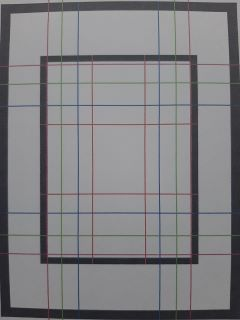
#> input picture Prueba_1.jpeg, 240 x 320 px, found by its file name
$ jupyter execute Tarea1.ipynb
#> lines starting #> are read from the running program, lines starting #| are printed output that depends on the picture; after the words box and inside, x2 and y2 are one past the last pixel; in counts of white or black regions, pixels touching at a corner belong together; long printed decimals are rounded
# Tarea Parcial Evaluable Número 1: Principios de Imágen

[cell 1]
#Importar las librerías por utilizar
import os
import matplotlib.pyplot as plt
import matplotlib.image as mpimg
import numpy as np
import skimage
from skimage import io
from skimage.filters import threshold_otsu,sobel,sobel_v,sobel_h

#Obtener la direccion de las imagenes
path = os.getcwd()

[cell 2]
imagen= io.imread(path +r'\Prueba_1.jpeg',True)
#> imagen: shape (320, 240) float64; min 0.0929, max 0.687, mean 0.505

plt.figure(figsize=(15,10))
plt.imshow(imagen,cmap='gray')
plt.title("Imagen")
plt.show()

[cell 3]
histogram, bin_edges = np.histogram(imagen, bins=256, range=(0, 1))
#> histogram = 256 values, max 3187 at index 157, min 0 at index 0, mean 300; bin_edges = 257 values from 0 to 1
plt.title("Histograma en escala de grises")
plt.xlabel("Valor del gradiente")
plt.ylabel("Numero de pixeles")
plt.xlim([0.0, 1.0])
plt.plot(bin_edges[0:-1], histogram)
plt.show()
#> figure, not shown here; curve peaks at x = 0.613, y = 3187

[cell 4]
thresh = threshold_otsu(imagen)
#> thresh = 0.407
print (thresh)
#| 0.4073
binary = imagen > thresh
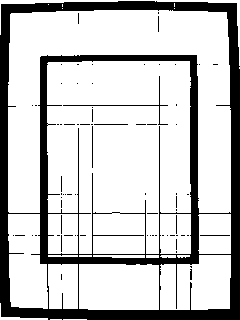
#> binary: shape (320, 240) bool; 78.4% white; 73 black regions (67 under 20 px), largest, box (x1, y1, x2, y2) and area: (0, 1, 240, 320) 15990, (63, 76, 168, 125) 162, (92, 126, 93, 168) 42, (94, 124, 128, 125) 34, (200, 235, 230, 236) 30, (190, 269, 192, 280) 21
plt.figure(figsize=(15,10))
plt.title("Imagen binarizada")
plt.imshow(binary, cmap='gray')
plt.show()

[cell 5]
streched = skimage.exposure.rescale_intensity(imagen, in_range=(0.1,0.7), out_range=(0, 1))
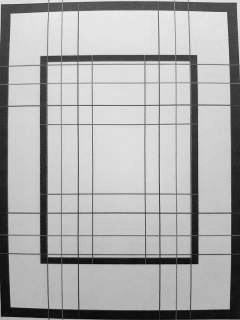
#> streched: shape (320, 240) float64; min 0, max 0.978, mean 0.676
plt.figure(figsize=(15,10))
plt.title("Imagen stretched")
plt.imshow(streched, cmap='gray')
plt.show()

[cell 6]
histogram, bin_edges = np.histogram(streched, bins=256, range=(0, 1))
#> histogram = 256 values, max 2426 at index 220, min 0 at index 2, mean 300
plt.title("Histograma en escala de grises")
plt.xlabel("Valor del gradiente")
plt.ylabel("Numero de pixeles")
plt.ylim([0.0, 3000])
plt.xlim([0.0, 1.0])
plt.plot(bin_edges[0:-1], histogram)
plt.show()
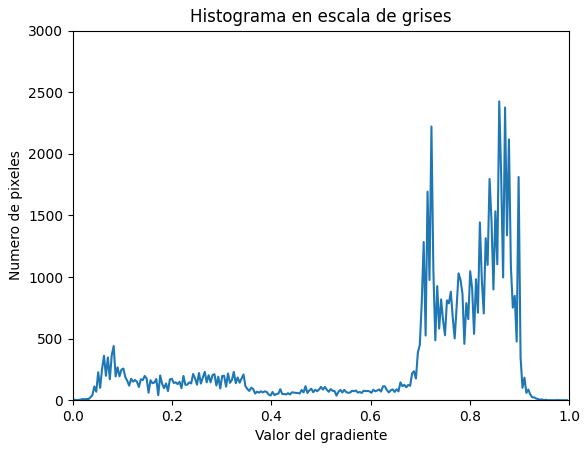
#> figure drawn by matplotlib, 1 panel; curve peaks at x = 0.859, y = 2426

[cell 7]
thresh = threshold_otsu(streched)
#> thresh = 0.514
print (thresh)
#| 0.5138
binary_str = streched > thresh
#> binary_str: shape (320, 240) bool; 78.4% white; 78 black regions (73 under 20 px), largest, box (x1, y1, x2, y2) and area: (0, 1, 240, 320) 16027, (63, 76, 168, 125) 162, (92, 126, 93, 168) 42, (94, 124, 129, 125) 35, (200, 235, 230, 236) 30
plt.figure(figsize=(15,10))
plt.title("Imagen binarizada")
plt.imshow(binary_str, cmap='gray')
plt.show()

Idea: ir recorriendo cada columna de izq a derecha hasta encontrar un pixel de negro y luego ir sobre la misma fila de atras para adelante buscando el primer pixel negro, que representa el ultimo pixel negro, y calcular la distancia horizontal entre ellos, es decir el ancho

[cell 8]
def dist_pxl(image):
    v,h = image.shape
#> v = 320; h = 240
    c1 = 0
    c2 = 0
    found = False
    for col in range(h):
        for row in range(v):
            if found == False and image[row][col] == True:
                c1 = col
                found = True
                break
        if found == True:
            break
#> after the loop, c1 = 0; found = True
    found = False
    for col in range(1,h):
        for row in range(0,v):
            if found == False and image[row][-col] == True:
                c2 = h-col
                found = True
                break
        if found == True:
            break
#> after the loop, c2 = 239; found = True
    if found == True:
        return c2-c1+1
    else:
        return 0

[cell 9]
m =np.array([
    [0,0,0,0,0],
    [0,0,0,0,0],
    [0,0,0,0,0],
    [0,0,0,0,0]])
dist_pxl(binary)
#> Out = 240

[cell 10]
def size_obj(image,work_dist):
#> called with work_dist = 108
    sensor_size_h = 4.2
    focal_dist = 3.31
    pxl_dist = dist_pxl(image)
#> pxl_dist = 240
    sens_res_h = sensor_size_h/320
    dist_sens = pxl_dist*sens_res_h
#> dist_sens = 3.15
    width = work_dist*dist_sens/focal_dist
#> width = 102.8
    return round(width,1)

Corregir algunos valores para que los valores sean de ancho

[cell 11]
size_obj(binary_str,108)
#> Out = 102.8

[cell 12]
def binarize(image,thresh=0):
    if thresh==0:
        thresh = threshold_otsu(image)
    binary = image > thresh
    return binary

[cell 13]
IMG_VER= io.imread(path +r'\IMG_VERDE.jpeg',True)
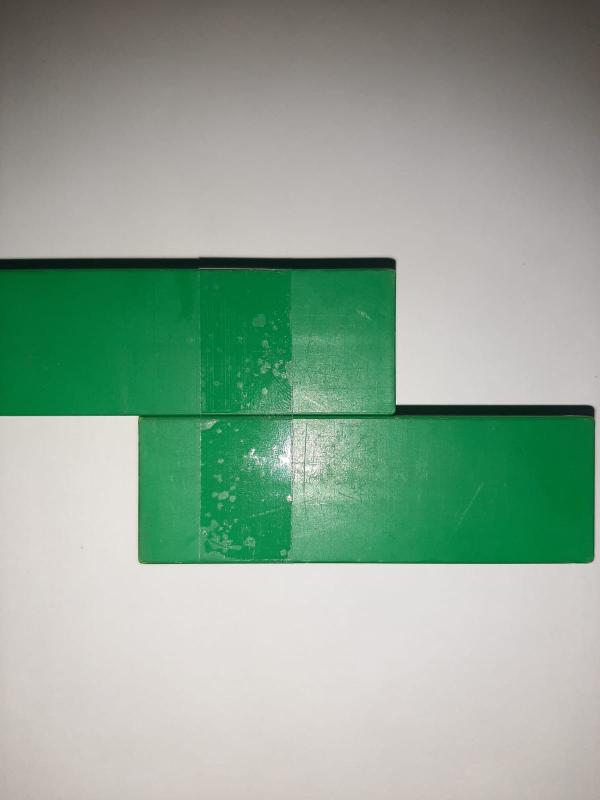
#> input picture IMG_VERDE.jpeg, 1200 x 1600 px, found by its file name (shown at 1/2 size)
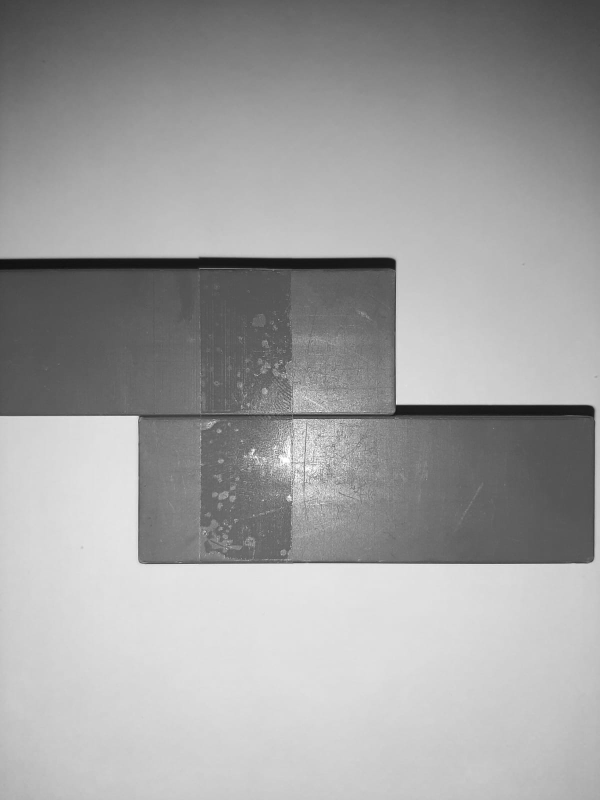
#> IMG_VER: shape (1600, 1200) float64 (shown at 1/2 size); min 0.0642, max 1, mean 0.629

plt.figure(figsize=(15,10))
plt.imshow(IMG_VER,cmap='gray')
plt.title("Imagen")
plt.show()

[cell 14]
VER_bin_sob = binarize(sobel(IMG_VER))
#> in binarize, `thresh = threshold_otsu(image)`: thresh = 0.0754
#> in binarize, `binary = image > thresh`: binary: shape (1600, 1200) bool; 2.7% white; 1917 white regions (1793 under 20 px), largest, box (x1, y1, x2, y2) and area: (337, 719, 840, 1112) 25840, (0, 512, 1192, 1130) 14604, (399, 837, 454, 863) 273
plt.figure(figsize=(15,10))
plt.title("Imagen binarizada")
plt.imshow(VER_bin_sob, cmap='gray')
plt.show()

[cell 15]
size_VER = size_obj(VER_bin_sob,118)
#> size_VER = 557.7
print(size_VER)
#| 557.7

[cell 16]
IMG_ROSA= io.imread(path +r'\IMG_ROSA.jpeg',True)
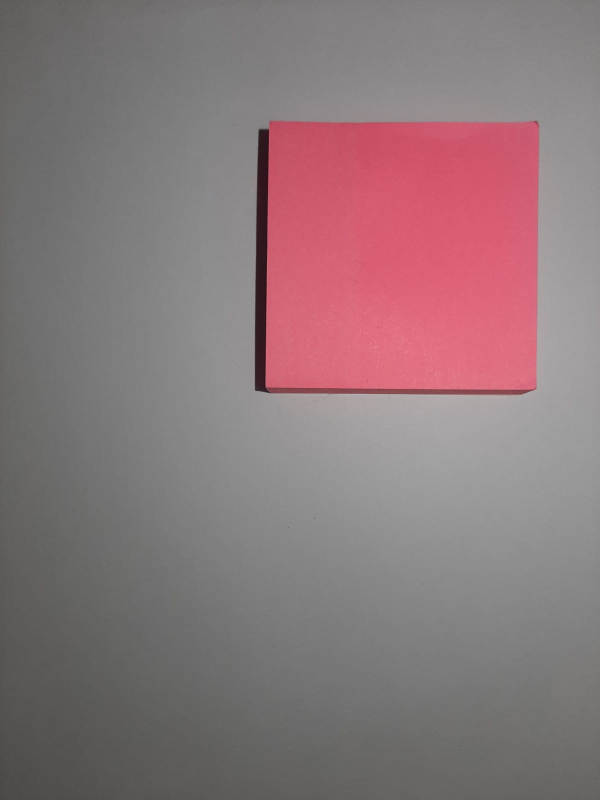
#> input picture IMG_ROSA.jpeg, 1200 x 1600 px, found by its file name (shown at 1/2 size)
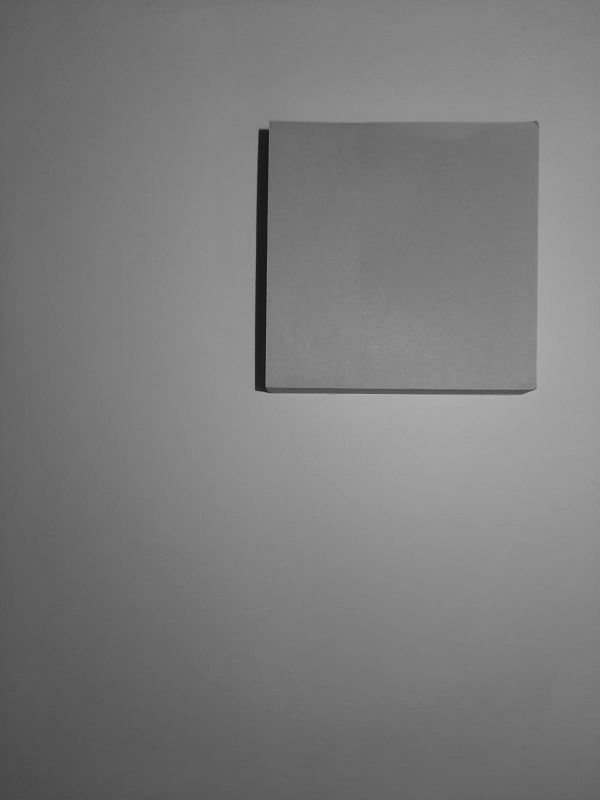
#> IMG_ROSA: shape (1600, 1200) float64 (shown at 1/2 size); min 0.0532, max 0.739, mean 0.484

plt.figure(figsize=(15,10))
plt.imshow(IMG_ROSA,cmap='gray')
plt.title("Imagen")
plt.show()

[cell 17]
ROSA_bin_sob = binarize(sobel(IMG_ROSA))
#> in binarize (call 2), `binary = image > thresh`: binary: shape (1600, 1200) bool; 0.26% white in thin lines or dots, all inside (x1, y1, x2, y2) = (508, 241, 1078, 1055)
plt.figure(figsize=(15,10))
plt.title("Imagen binarizada")
plt.imshow(ROSA_bin_sob, cmap='gray')
plt.show()

[cell 18]
size_ROSA = size_obj(ROSA_bin_sob,119)
#> size_ROSA = 269
print(size_ROSA)
#| 269.0

[cell 19]
IMG_AZ= io.imread(path +r'\IMG_AZUL.jpeg',True)
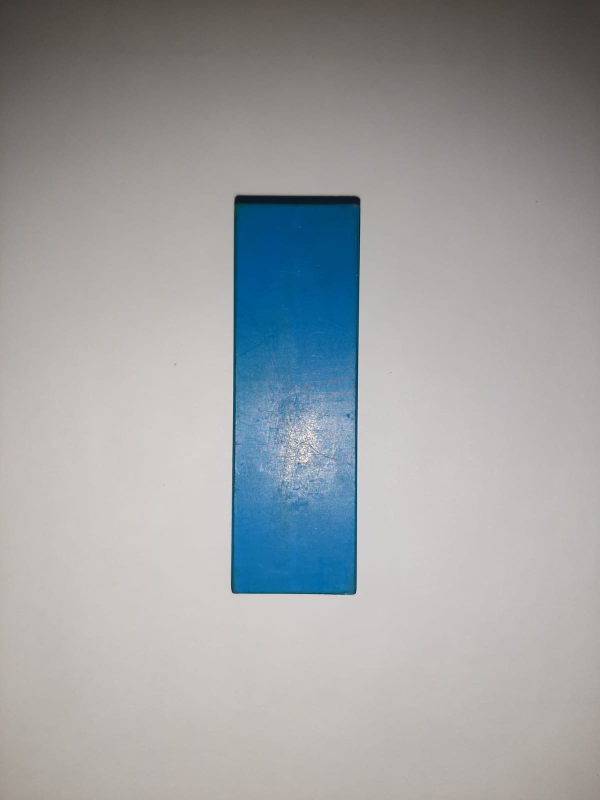
#> input picture IMG_AZUL.jpeg, 1200 x 1600 px, found by its file name (shown at 1/2 size)
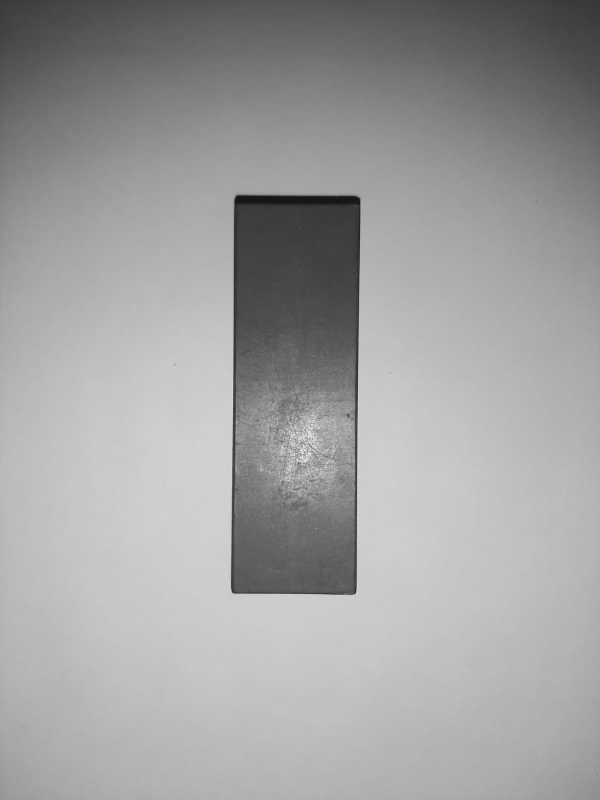
#> IMG_AZ: shape (1600, 1200) float64 (shown at 1/2 size); min 0.0577, max 1, mean 0.63

plt.figure(figsize=(15,10))
plt.imshow(IMG_AZ,cmap='gray')
plt.title("Imagen")
plt.show()

[cell 20]
AZ_bin_sob = binarize(sobel(IMG_AZ))
#> call 3 of binarize, with thresh = 0
#> in binarize (call 3), `thresh = threshold_otsu(image)`: thresh = 0.109
#> in binarize (call 3), `binary = image > thresh`:
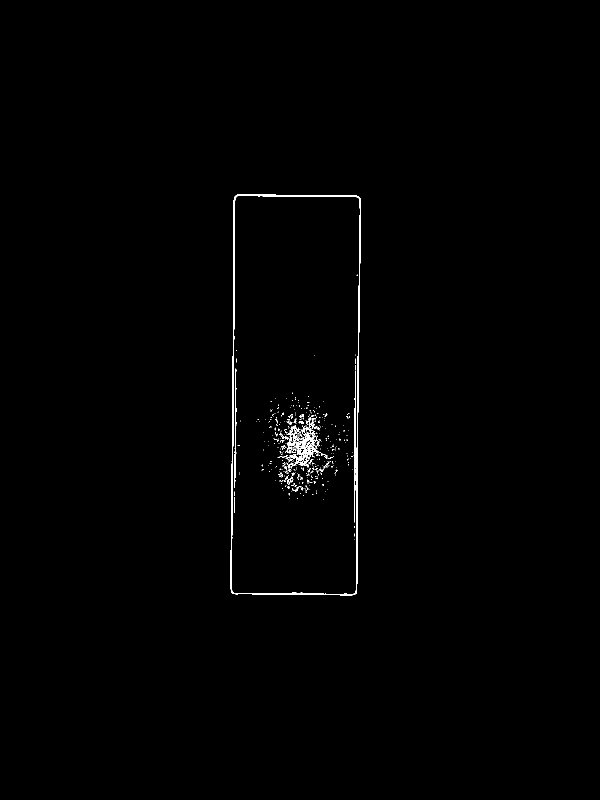
#> binary: shape (1600, 1200) bool (shown at 1/2 size); 0.53% white in thin lines or dots, all inside (x1, y1, x2, y2) = (461, 389, 722, 1191)
plt.figure(figsize=(15,10))
plt.title("Imagen binarizada")
plt.imshow(AZ_bin_sob, cmap='gray')
plt.show()

[cell 21]
size_AZ = size_obj(AZ_bin_sob,139)
#> size_AZ = 143.9
print(size_AZ)
#| 143.9
